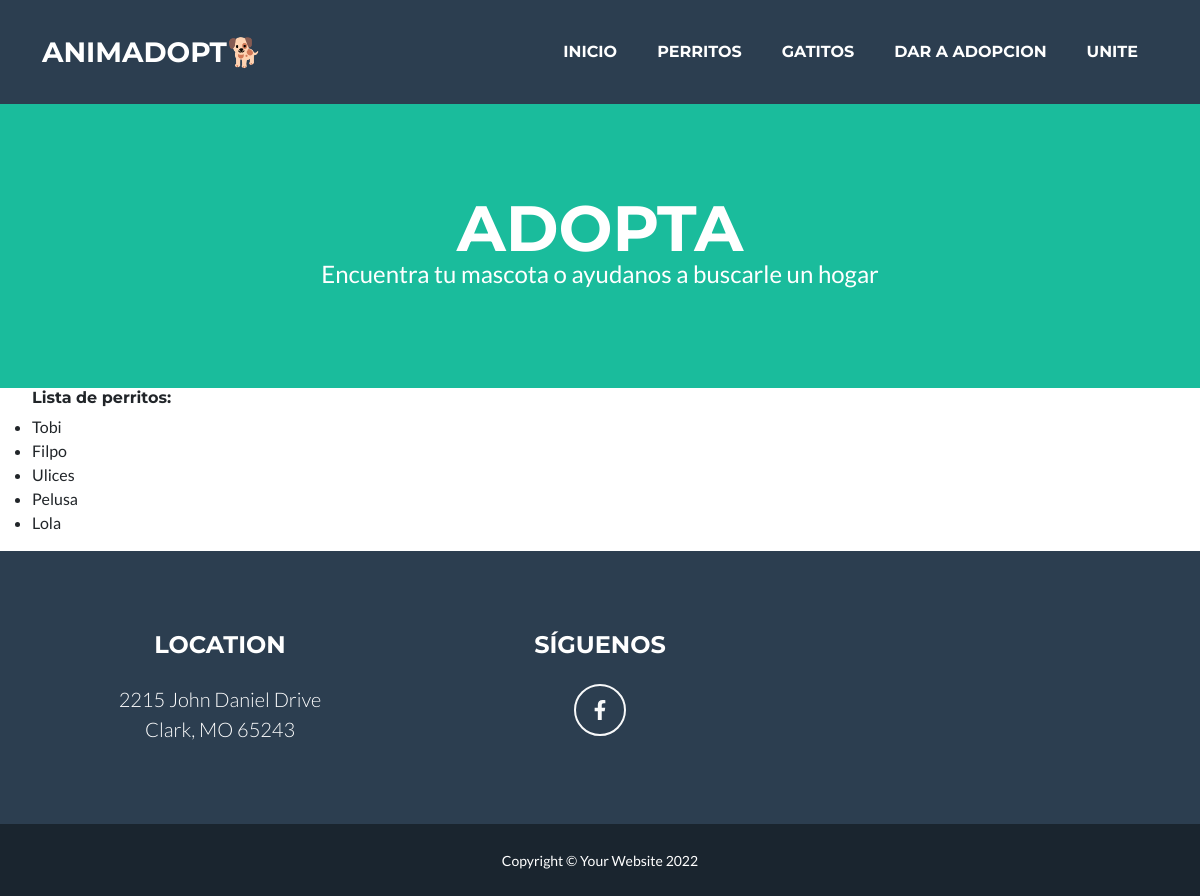
The app's page /inicio/perritos/, older data.
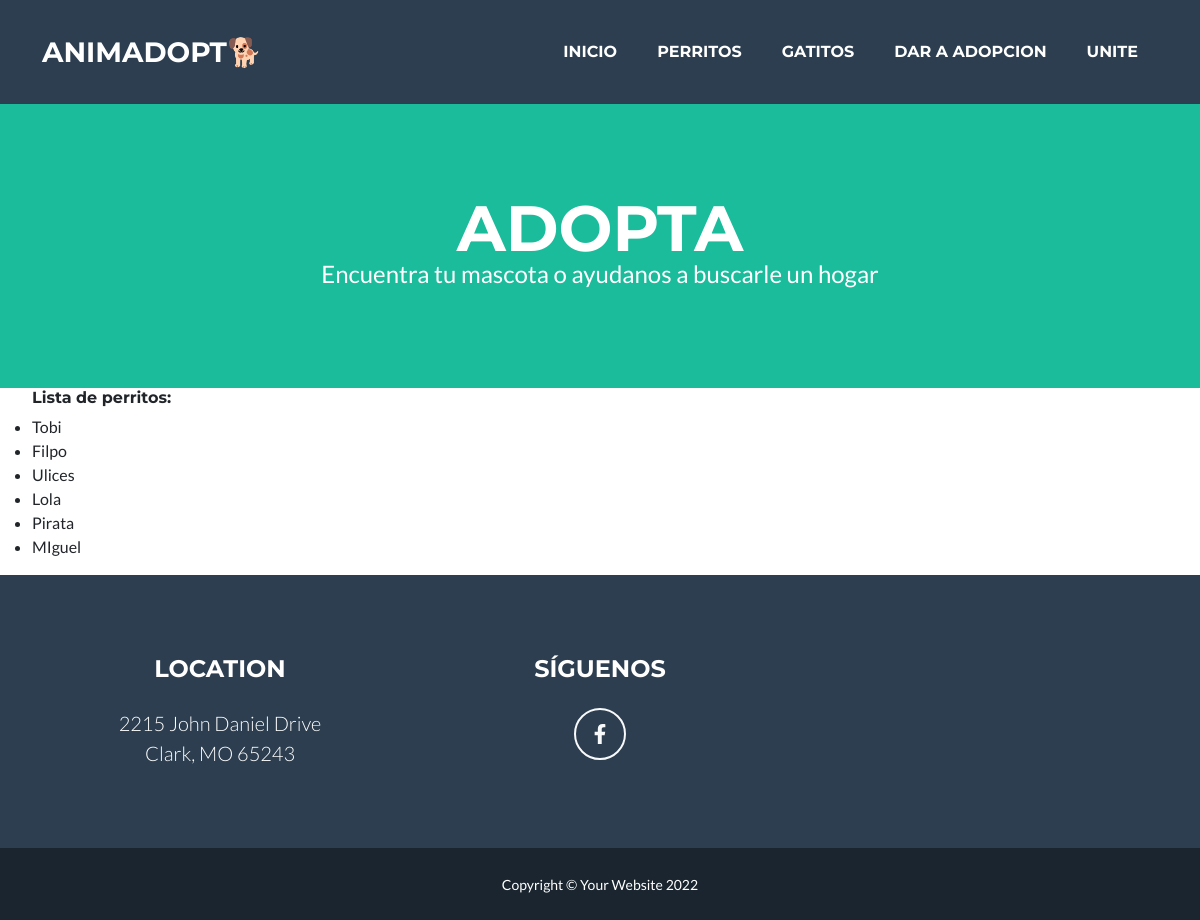
The same page, newer data.
### appweb/models.py (models this page shows, shortened)
class Perro(models.Model):
    nombre = models.CharField(max_length=50)
    raza = models.CharField(max_length=50)
    etapa = models.CharField(max_length=50)

### appweb/views.py (the view)
# urls.py: path("perritos/", adoptar),
def adoptar(request):
    can = Perro.objects.all()
    contexto = {"listado_perritos": can}
    return render(request, "appweb/Perros.html",contexto)

### appweb/templates/appweb/Perros.html
{% extends 'appweb/nodriza.html' %}
{% block contenido %}
<header class="masthead bg-primary text-white text-center">
    <div class="container d-flex align-items-center flex-column">
        <h1 class="masthead-heading text-uppercase mb-0">ADOPTA</h1>
        <p class="masthead-subheading font-weight-light mb-0">Encuentra tu mascota o ayudanos a buscarle un hogar </p>
    </div>
</header>
    </body>
</html>
<ul>
    <h6>Lista de perritos:</h6>
    {% for perros in listado_perritos %}
        <li>{{perros.nombre}}</li>
    {% endfor%}
</ul>
{% endblock %}

### appweb/templates/appweb/nodriza.html (shortened to what this page needs)
<!DOCTYPE html>
<html lang="es">
    <head>
        {% load static %}
        <link href="{% static 'appweb/css/styles.css'%}" rel="stylesheet" />
    </head>
    <body id="page-top">
        <nav class="navbar navbar-expand-lg bg-secondary text-uppercase fixed-top" id="mainNav">
            <div class="container">
                <a class="navbar-brand" href="#page-top">Animadopt&#128021</a>
                <div class="collapse navbar-collapse" id="navbarResponsive">
                    <ul class="navbar-nav ms-auto">
                        <li class="nav-item mx-0 mx-lg-1"><a class="nav-link py-3 px-0 px-lg-3 rounded" href="http://127.0.0.1:8000/inicio/inicio/">Inicio</a></li>
                        <li class="nav-item mx-0 mx-lg-1"><a class="nav-link py-3 px-0 px-lg-3 rounded" href="http://127.0.0.1:8000/inicio/perritos/">Perritos</a>
                        <li class="nav-item mx-0 mx-lg-1"><a class="nav-link py-3 px-0 px-lg-3 rounded" href="http://127.0.0.1:8000/inicio/gatitos/">Gatitos</a>
                        <li class="nav-item mx-0 mx-lg-1"><a class="nav-link py-3 px-0 px-lg-3 rounded" href="http://127.0.0.1:8000/inicio/dar_adoptar/">Dar a adopcion</a></li>
                        <li class="nav-item mx-0 mx-lg-1"><a class="nav-link py-3 px-0 px-lg-3 rounded" href="http://127.0.0.1:8000/inicio/unite/">Unite</a></li>
                    </ul>
                </div>
            </div>
        </nav>
        {% block contenido %}
        {% endblock %}
        <footer class="footer text-center">
            <div class="container">
                <div class="row">
                    <div class="col-lg-4 mb-5 mb-lg-0">
                        <h4 class="text-uppercase mb-4">Location</h4>
                        <p class="lead mb-0">
                            2215 John Daniel Drive
                            <br />
                            Clark, MO 65243
                        </p>
                    </div>
                    <div class="col-lg-4 mb-5 mb-lg-0">
                        <h4 class="text-uppercase mb-4">Síguenos</h4>
                        <a class="btn btn-outline-light btn-social mx-1" href="#!"><i class="fab fa-fw fa-facebook-f"></i></a>
                    </div>
        </footer>
        <div class="copyright py-4 text-center text-white">
            <div class="container"><small>Copyright &copy; Your Website 2022</small></div>
        </div>
    </body>
</html>

Row changes from the older to the newer data that the page shows:
removed Perro: nombre "Pelusa"
added Perro: nombre "Pirata"
added Perro: nombre "MIguel"
